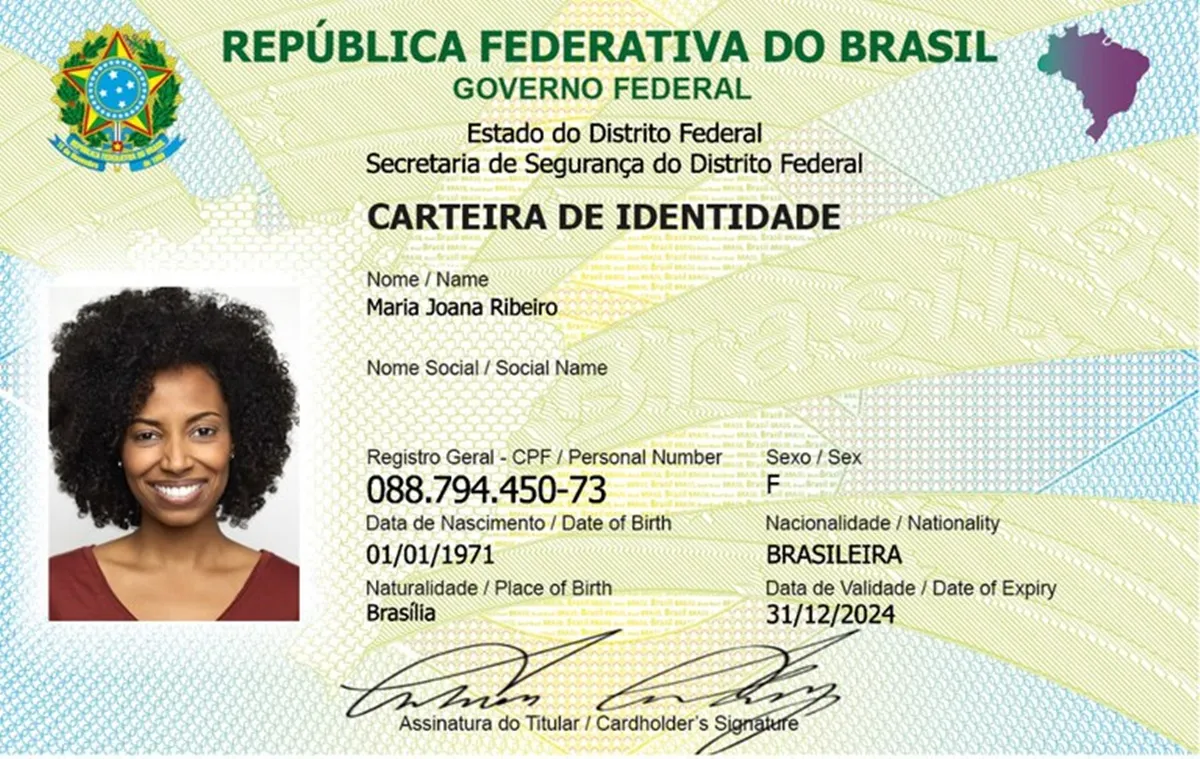
#> input picture aula10042024/visaoProva/img.jpg, 1200 x 759 px, found by its file name
$ python img.py
#> lines starting #> are read from the running program, lines starting #| are printed output that depends on the picture; after the words box and inside, x2 and y2 are one past the last pixel; in counts of white or black regions, pixels touching at a corner belong together
import cv2 as tela
# Nome do aluno: Leonardo Tavares Cortarelli


# Resposta para COLOR_BGR2GRAY: Achou a pessoa?
    # Achou a imagem porem a cor do quadrado mudou de verde para preto

# Resposta para COLOR_BGR2HSV: Achou a pessoa?
    # Achou a pessoa com a imagem vermelha

# Resposta para COLOR_BGR2LAB: Achou a pessoa?
    # Achou a pessoa com a imagem roxa

# Mudar algum parâmetro na rede neural mas manter ela funcionando.
    # Foi mudado scaleFactor=1.1 , minNeighbors=5 , minSize=(20,20)


imagem = tela.imread('visaoProva/img.jpg')
#> imagem is the input picture: shape (759, 1200, 3); mean B, G, R 188.8, 212.8, 207.9

imagemGray = tela.cvtColor(imagem, tela.COLOR_BGR2GRAY)
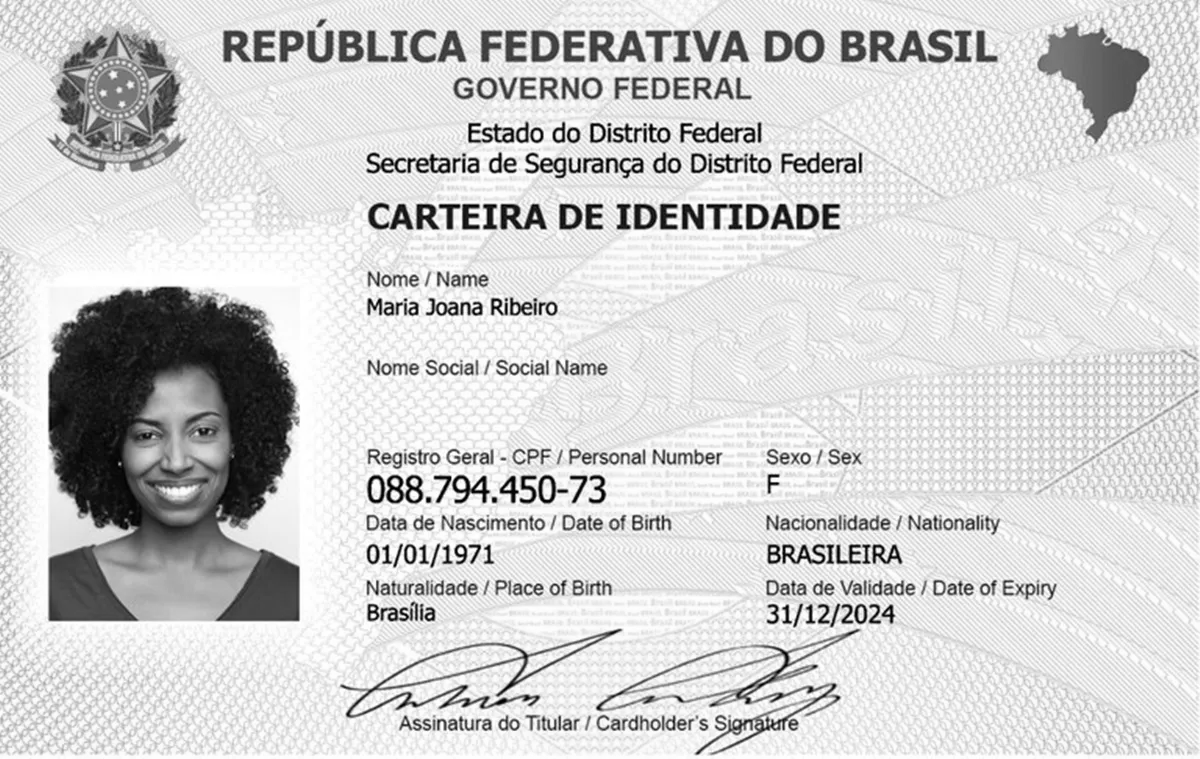
#> imagemGray: shape (759, 1200); min 0, max 255, mean 208.6
imagemHsv = tela.cvtColor(imagem, tela.COLOR_BGR2HSV)
#> imagemHsv: shape (759, 1200, 3); mean H, S, V 44, 43.4, 216.2
imagemLab = tela.cvtColor(imagem, tela.COLOR_BGR2LAB)
#> imagemLab: shape (759, 1200, 3); mean of channels 0, 1, 2 213.3, 122.7, 139.5

# Front face
df = tela.CascadeClassifier(tela.data.haarcascades + 'haarcascade_frontalface_default.xml')

faces = df.detectMultiScale(imagem, scaleFactor=1.05, minNeighbors=7, minSize=(30,30), flags=tela.CASCADE_SCALE_IMAGE)
#> faces = [[110, 380, 133, 133]]

for (x, y, w, h) in faces:
    tela.rectangle(imagem, (x, y), (x + w, y + h), (0, 128, 0), 7)
#> this loop made 1 pass
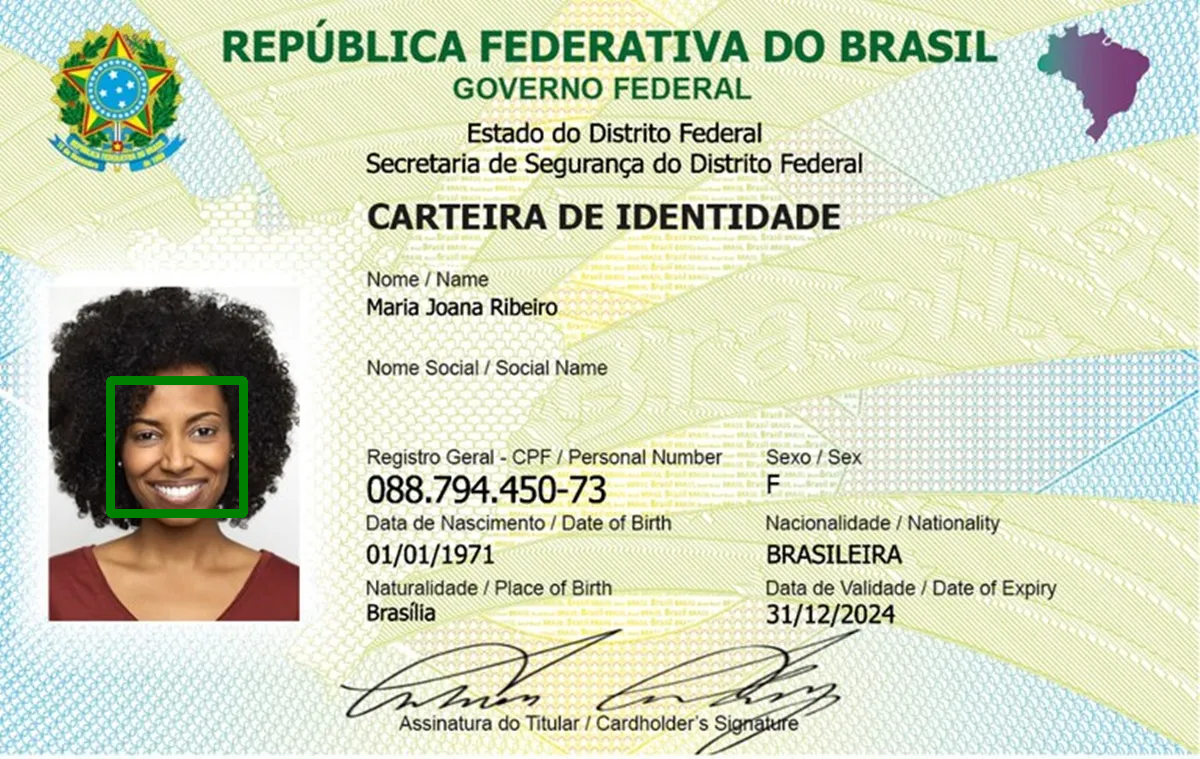
#> imagem: shape (759, 1200, 3); 0.52% of pixels changed, all inside (x1, y1, x2, y2) = (106, 376, 248, 518)

tela.imshow(str(len(faces)) + ' face(s) encontrada(s).', imagem)
tela.waitKey(0)
tela.destroyAllWindows()
